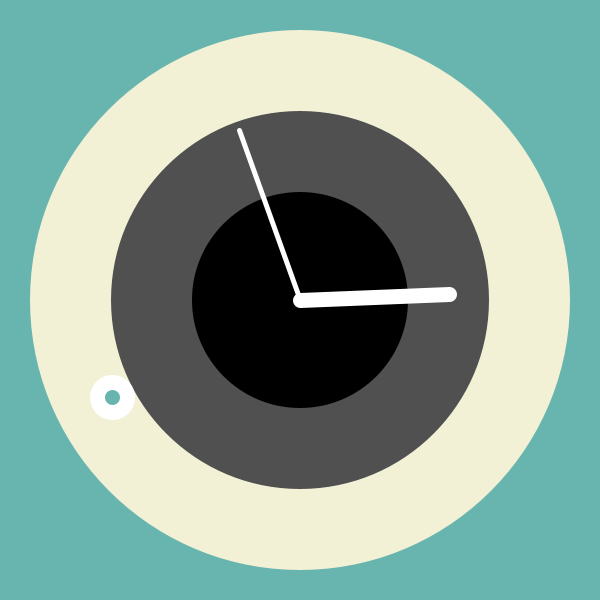
Frame 1 (no input)
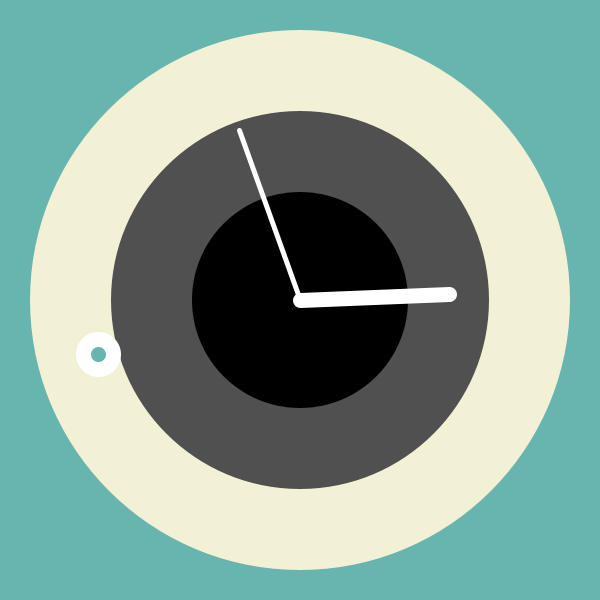
Frame 60 (the mouse pressed at the canvas centre just before this capture)
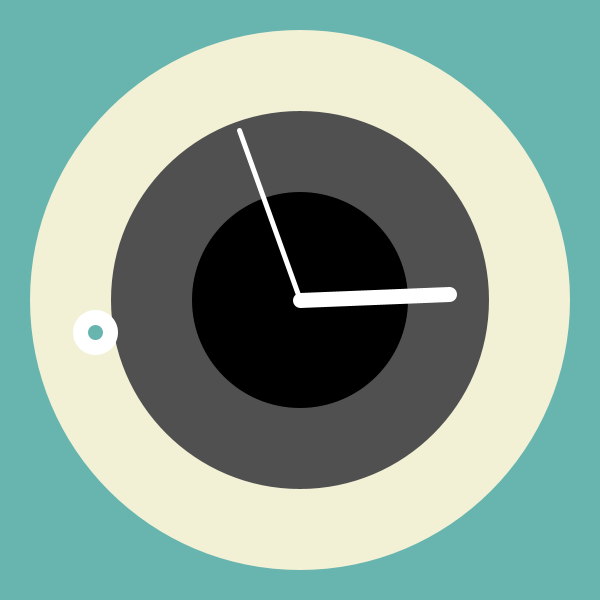
Frame 120 (the mouse held since frame 60 and released just before this capture)

The Processing sketch that drew these frames (run headless with seeded random() and noise(); from frame 60 on, the mouse is pressed at the canvas centre):

// Processing sketch: processing_106055
// ── processing_106055.pde


int clockX;
int clockY;
float secondR;
float minuteR;
float hourR;
float clockSize;

void setup() {
  size(600, 600);
  
int radius = min(width, height) / 2;
  secondR = radius * 0.72;
  minuteR = radius * 0.60;
  hourR = radius * 0.50;
  clockSize = radius * 1.8;
  
  clockX = width / 2;
  clockY = height / 2;
}

void draw() {
  background(104,180,175);
  
  fill(242,241,214);
  noStroke();
  ellipseMode(CENTER);
  ellipse(clockX, clockY, clockSize, clockSize);
  fill(80);
  ellipse(clockX, clockY, clockSize*0.7, clockSize*0.7);
   fill(0);
  ellipse(clockX, clockY, clockSize*0.4, clockSize*0.4);
  
  float s = map(second(), 0, 60, 0, TWO_PI) - HALF_PI;
  float m = map(minute() + norm(second(), 0, 60), 0, 60, 0, TWO_PI) - HALF_PI; 
  float h = map(hour() + norm(minute(), 0, 60), 0, 24, 0, TWO_PI * 2) - HALF_PI;
  
  fill(255);
  stroke(255);
  strokeWeight(5);
  
  line(clockX, clockY, clockX + cos(m) * minuteR, clockY + sin(m) * minuteR);
  strokeWeight(15);
  
  line(clockX, clockY, clockX + cos(h) * hourR, clockY + sin(h) * hourR);
 
   fill(104,180,175);
   ellipse(clockX+10+ cos(s) * secondR, clockY+10+ sin(s) * secondR,30,30);
   strokeWeight(2);
}
